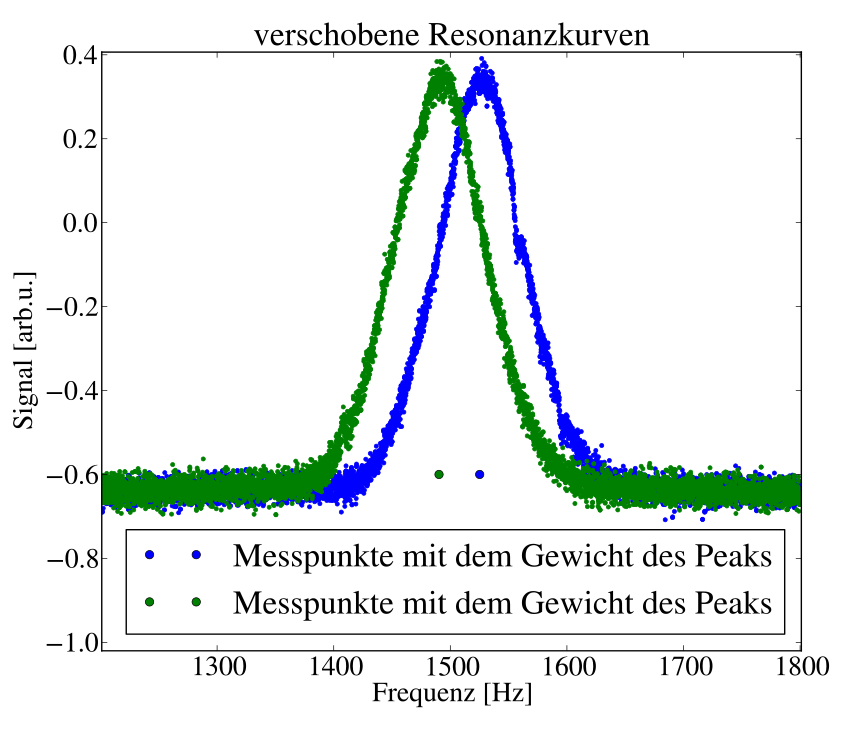

Python code for this plot:
import numpy as np
from scipy import optimize  
import matplotlib.pyplot as plt
from pylab import *
from matplotlib.ticker import AutoMinorLocator, AutoLocator
rc('font', family = 'serif', serif = 'STIXGeneral')


# ------------------  Eingaben  ------------
Alle_Daten_plotten = True #True
Einen_Datensatz_schoen_plotten = False
read_start=14 # Erste Zeile, die eingelesen wird
abgelesene_Werte_plotten = False #False 
# ------------------------------------------

Plots=0


# ------- Alle Daten Plotten ---------------
if Alle_Daten_plotten==True:
    txt_filename_to_open=["05-spektrum-minmax-FM.dat","05-spektrum-maxmin-FM.dat"]
        

    data1 = [i.strip().split() for i in open(txt_filename_to_open[0]).readlines()]
    data2 = [i.strip().split() for i in open(txt_filename_to_open[1]).readlines()]

    t1=[]
    t2=[]
    S1=[]
    S2=[]

    for i in range(len(data1[read_start-1:])):
        t1=append(t1,float(data1[read_start-1+i][0]))
        S1=append(S1,float(data1[read_start-1+i][1]))
    for i in range(len(data2[read_start-1:])):
        t2=append(t2,float(data2[read_start-1+i][0]))
        S2=append(S2,float(data2[read_start-1+i][1]))      
    
    #p0=[-0.6,1,1,1500]
    #fit = lambda p, x: p[0]+p[1]*p[2]/(p[2]**2+(x-p[3])**2)
    # p0=[-0.6,1,1500,100]
    # fit = lambda p, x: p[0]+p[1]*exp(-(x-p[2])**2/(2*p[3]**2))
    p0=[-0.6]
    fit = lambda p, x: p[0]
    
    def residuals(p, x, y):
        err = y-fit(p,x)
        return err
    xdata=[]
    ydata=[]
    xdata.extend(t1[:1000])
    xdata.extend(t1[-1000:])
    xdata.extend(t2[:1000])
    xdata.extend(t2[-1000:])
    ydata.extend(S1[:1000])
    ydata.extend(S1[-1000:])
    ydata.extend(S2[:1000])
    ydata.extend(S2[-1000:])   
    print len(xdata)

    out= optimize.leastsq(residuals, p0, args=(xdata, ydata), full_output=1)
    
    Gewicht1=0
    Norm1=0
    for i in range(len(t1)):
        Gewicht1+=(S1[i]-out[0][0])*t1[i]
        Norm1+=S1[i]-out[0][0]
    Gewicht1=Gewicht1/Norm1    
    
    Gewicht2=0
    Norm2=0
    for i in range(len(t2)):
        Gewicht2+=(S2[i]-out[0][0])*t2[i]
        Norm2+=S2[i]-out[0][0]
    Gewicht2=Gewicht2/Norm2    
    
    # print len(t1), len(t2)
    # print Gewicht1
    # print Gewicht2
    # print Gewicht1/Gewicht1
    # print out[0]
    Plots+=1    
    plt.figure(Plots)
    plt.xlabel("Frequenz [Hz]")
    plt.ylabel("Signal [arb.u.]")
    title("verschobene Resonanzkurven")
    font = {'family' : 'serif',
            'weight' : 'normal',
            'size'   : 20}
    #plt.xlim([0.049,0.0885])
    plt.ylim([-1,0.4])
    matplotlib.rc('font', **font)
    subplots_adjust(left=0.18, bottom=0.12, right=0.96, top=0.92, wspace=0.2, hspace=0.2)
    plt.plot(t1,S1,"b.")
    plt.plot([Gewicht1],[-0.6],"bo",label="Messpunkte mit dem Gewicht des Peaks")
    plt.plot(t2,S2,"g.")
    plt.plot([Gewicht2],[-0.6],"go",label="Messpunkte mit dem Gewicht des Peaks")
    # plt.plot(t1,linspace(out[0][0],out[0][0],len(t1)),"r",label="Messwerte", linewidth=3)
    print "Gewicht1 ",Gewicht1
    print "Gewicht2 ",Gewicht2
    print "Mittel: ", (Gewicht1+Gewicht2)/2
    print "Verschiebung: ", (Gewicht1-Gewicht2)/2
    plt.legend(loc=4)	
    # plt.savefig("Hallsteigung.pdf")
    show()
# ------------------------------------------ 


# ------- Einen_Datensatz_schoen_plotten ---
if Einen_Datensatz_schoen_plotten==True:
    txt_filename_to_open=[]
    for i in range(10):
        filename="03-Resonanzfrequenz-"+str(i)+".dat"
        txt_filename_to_open.append(filename)

    data = [i.strip().split() for i in open(txt_filename_to_open[7]).readlines()]

    t=[]
    S=[]

    for i in range(len(data[read_start-1:])):
        t=append(t,float(data[read_start-1+i][0]))
        S=append(S,float(data[read_start-1+i][1]))
        
    Plots+=1    
    plt.figure(Plots)
    plt.xlabel("Zeit [s]")
    plt.ylabel("Messsignal [arb. u.]")
    plt.xlim([0.049,0.0885])
    plt.ylim([-1.02841,0.0441123])
    title("Zeitdifferenz zwischen zwei Resonanzen \n  Analysatorfrquenz:4715023Hz")
    font = {'family' : 'serif',
            'weight' : 'normal',
            'size'   : 20}
    matplotlib.rc('font', **font)
    subplots_adjust(left=0.13, bottom=0.11, right=0.97, top=0.86, wspace=0.2, hspace=0.2)
    plt.plot(t,S,color="blue",label="Messwerte")
    plt.plot([0.0537787,0.0609017],[-0.8,-0.8],color="red",label="abgelesene Zeitdifferenz")
    plt.plot([0.0537787,0.0537787],[-0.8+0.005,-0.8-0.005],color="red")
    plt.plot([0.0537787,0.0537787],[-0.8+0.005,-0.731546],"--",color="red")
    plt.plot([0.0609017,0.0609017],[-0.8+0.005,-0.8-0.005],color="red")
    plt.plot([0.0609017,0.0609017],[-0.8+0.005,-0.543839],"--",color="red")
    plt.text(0.0574,-0.7732,u"$t_{12}$",va="center",ha="center",color="red")
    plt.legend(loc=0)	
# ------------------------------------------ 


# ------- Abgelesene Werte plotten----------
if abgelesene_Werte_plotten==True:
    Frequenzen=array([4706.795,4707.792,4709.002,4710.266,4711.791,4712.76,4713.89,4715.023,4716.449,4717.478])
    Delta_t=array([0.0175821,0.0150391,0.0135779,0.0122491,0.0105905,0.0095616,0.0083961,0.007123,0.0054044,0.0038974])
    p0=[1,5,0.04]
    fit = lambda p, x: p[0]+p[1]*cos(2*pi*x/p[2])

    def residuals(p, x, y):
        err = y-fit(p,x)
        return err
    out= optimize.leastsq(residuals, p0, args=(Delta_t, Frequenzen), full_output=1)
    print out[0]
    Plots+=1    
    plt.figure(Plots)
    plt.xlabel("Zeitdifferenz $t_{12}$ [s]")
    plt.ylabel("Frequenzen in [kHz]")    
    plt.xlim([0.002817,0.0203311])
    plt.ylim([4704.51,4722.39])
    title("Bestimmung der Resonanzfrequenz")
    font = {'family' : 'serif',
            'weight' : 'normal',
            'size'   : 20}
    matplotlib.rc('font', **font)
    subplots_adjust(left=0.13, bottom=0.12, right=0.96, top=0.92, wspace=0.2, hspace=0.2)
    plt.errorbar(Delta_t,Frequenzen,xerr=0.0002,yerr=0.002,label="bestimmte Zeitdifferenzen",fmt='r.')
    xdata=linspace(0,0.02,1000)
    plt.plot(xdata,fit(out[0],xdata),"b--",label="Cosinus-fit")
    plt.plot([0.01,0.01],[4700,4712.31],"black",label="abgelesene Resonanzfrequenz")
    plt.plot([0.00,0.01],[4712.31,4712.31],"black")
    plt.legend(loc=0)	
    # plt.savefig("Hallsteigung.pdf")
# ------------------------------------------ 

show()
